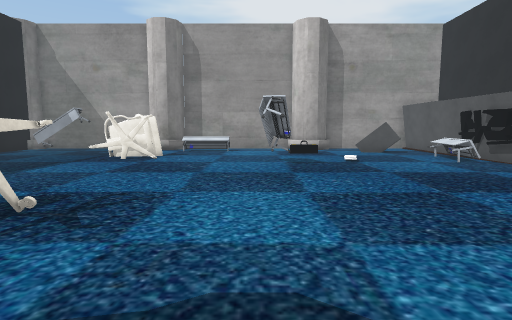
[1] (above)

16 first-person views from a walk through a 3-D level made in the Unity game engine. The camera is 1.2 m above the floor, tilts 6° down and sees 80° across. The floor is counted in squares, 1 m on a side. Each view is taken from the middle of a square. On the plan, view 1 faces up. The plan holds only what a view shows up to about 13 squares ahead; the rest is blank. The place goes on beyond the plan. Some surface patterns are stand-ins.

[2]
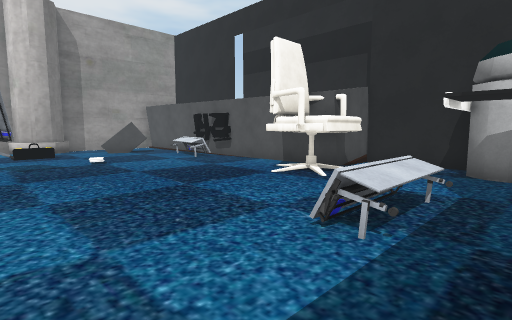

[3]
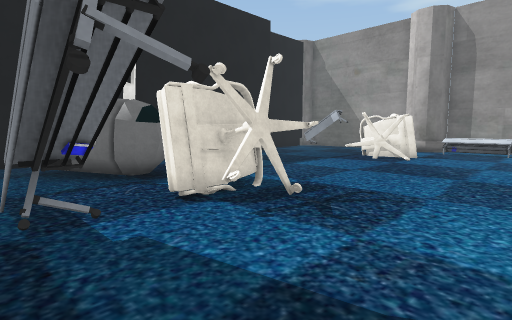

[4]
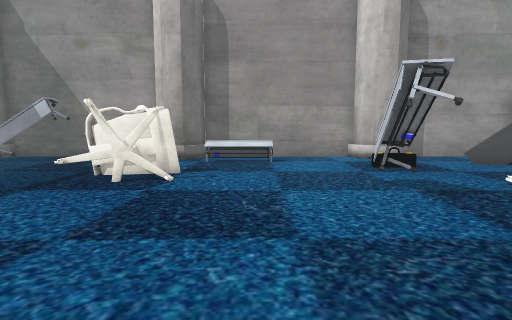

[5]
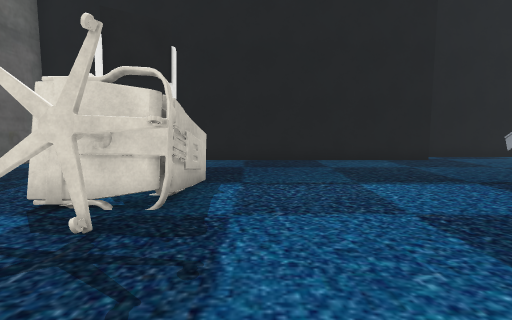

[6]
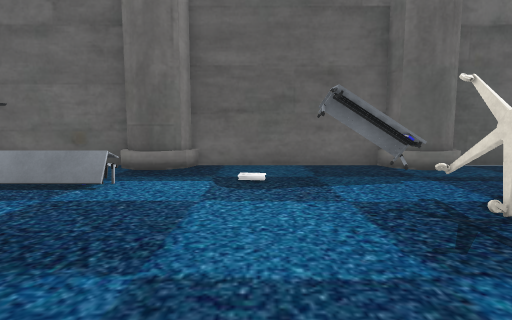

[7]
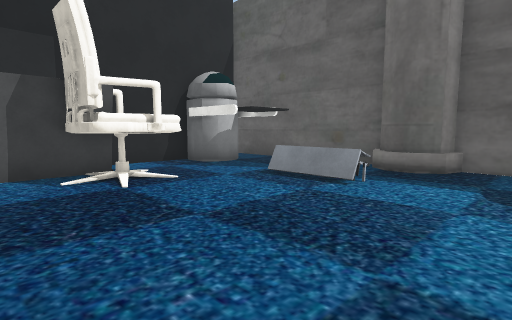

[8]
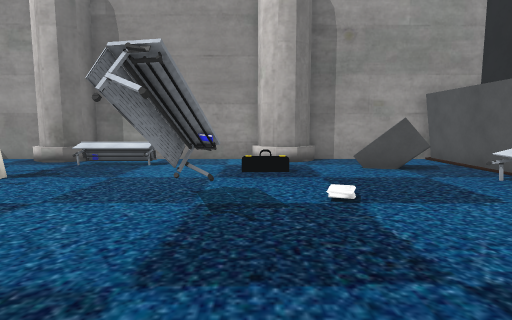

[9]
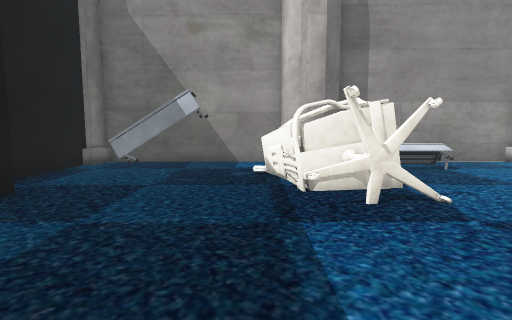

[10]
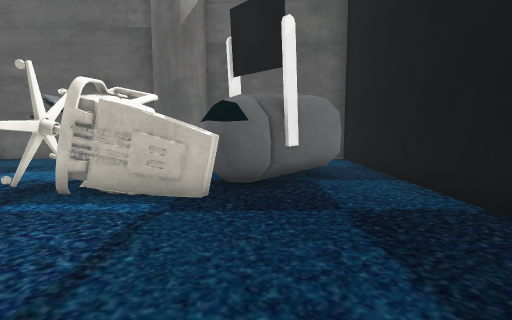

[11]
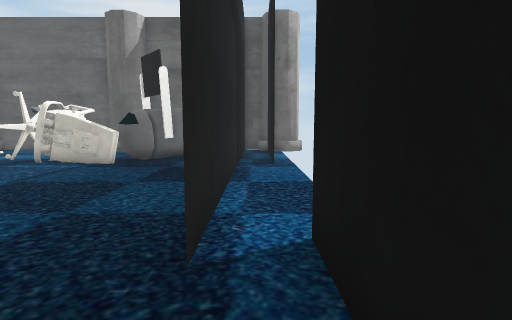

[12]
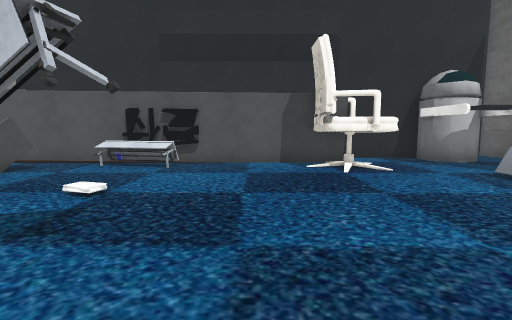

[13]
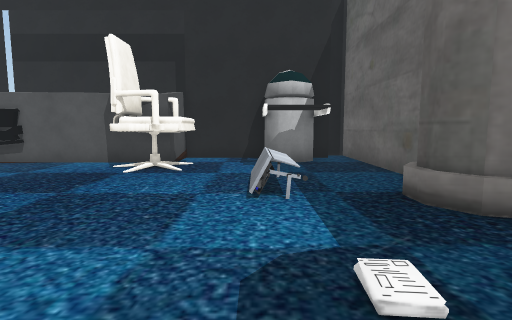

[14]
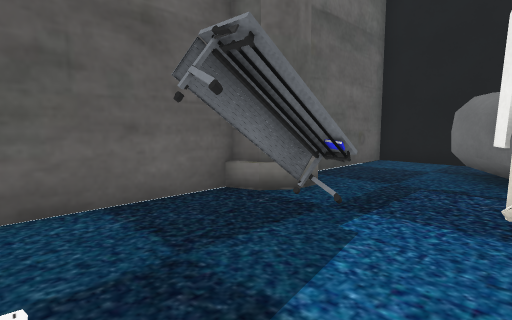

[15]
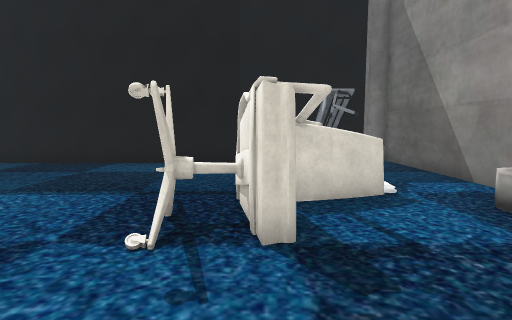

[16]
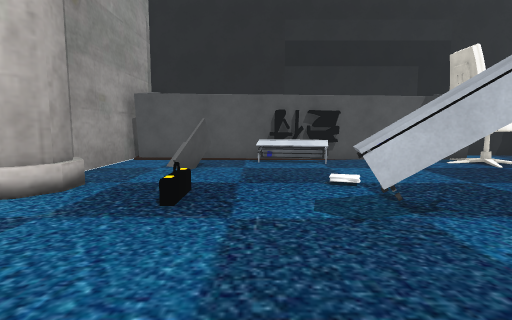

### Floor plan
Points are (right, up) in squares from view 1. A wall is a line through its corners. A room is listed if a view was taken in it or the views show most of it. See-through windows are left out.
Room 1 (views 1, 2, 3, 4, 5, 6, 7, 8, 9, 10, 11, 12, 13, 14, 15, 16)
walls: (8.2, 9.9) (8.2, 12.5); (-3.9, -1.8) (2.1, -1.8) (2.3, -1.2) (2.8, -0.9) (3.4, -0.9) (3.9, -1.3); (-11.4, 11.5) (-11.4, 12.5) (-11.4, -1.8) (-6.1, -1.8) (-5.9, -1.2) (-5.5, -0.9) (-4.8, -0.9) (-4.3, -1.2) (-4.1, -1.8); (4, -1.8) (11.1, -1.8); (10.8, 4.9) (8.4, 4.9) (8.5, 17.5); (10.3, 2.4) (10.3, 4.9); (9, 17.8) (4.1, 17.8) (3.9, 17.2) (3.4, 16.8) (2.8, 16.8) (2.3, 17.2) (2.1, 17.8) (-4.1, 17.8) (-4.3, 17.2) (-4.8, 16.8) (-5.4, 16.8) (-5.9, 17.2) (-6.1, 17.8) (-12.3, 17.8) (-12.5, 17.1); (10.3, -1) (10.3, -0.4); (-12.6, 17.1) (-12.6, 11.8)
low walls: (-4.6, 16.6) (-5.5, 16.6) (-5.9, 16.9); (2.6, -0.6) (3.4, -0.6) (4.1, -1.1); (-4, -1.4) (-3.9, -1.8); (-5.9, -0.9) (-5.5, -0.6) (-4.7, -0.6) (-4.4, -0.9); (4.1, 17.1) (3.4, 16.6) (2.6, 16.6)
ways out: opening at (-12, 12)
objects: desk (-11, 15) to (-10, 15); robot (-10, 1) to (-7, 4); desk (-8, 15); other object (-7, 3) to (-3, 5); other object (-7, 12) to (-4, 15); desk (-4, 0) to (-2, 1); desk (-4, 16) to (-2, 16); desk (0, 9) to (1, 12); bag (2, 14); desk (3, 1) to (5, 2); computer (5, 15) to (6, 15); other object (6, 4) to (8, 6); robot (7, 0) to (10, 2); desk (7, 11) to (8, 13)

Positions as (right, up) in squares from view 1, and headings:
1: (0, 0), facing up
2: (0, 0), facing up-right
3: (0, 0), facing up-left
4: (-2, 5), facing up
5: (0, 6), facing left
6: (0, 8), facing down
7: (0, 8), facing down-right
8: (2, 6), facing up
9: (-7, 7), facing up
10: (-8, 10), facing down
11: (-12, 15), facing down
12: (-2, 8), facing right
13: (-2, 2), facing right
14: (0, 3), facing down-left
15: (-1, 13), facing left
16: (-3, 13), facing right
